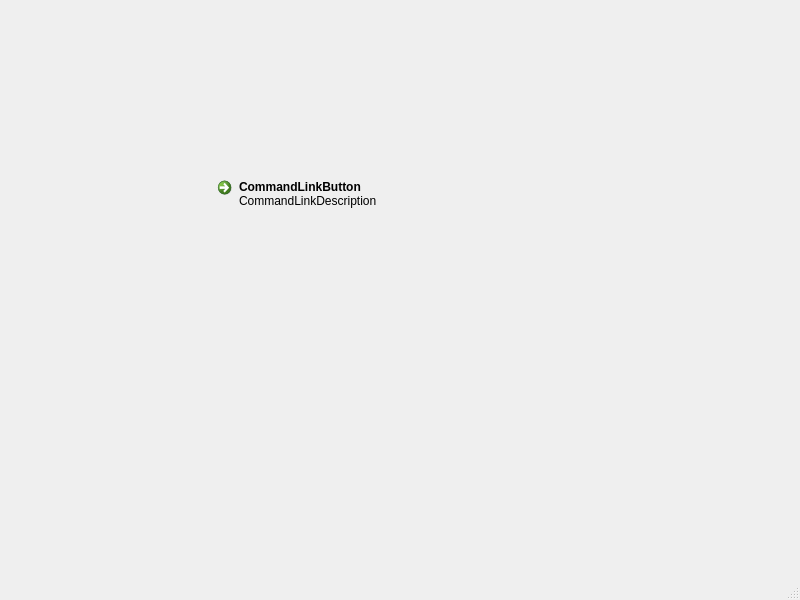
<?xml version="1.0" encoding="UTF-8"?>
<ui version="4.0">
 <class>MainWindow</class>
 <widget class="QMainWindow" name="MainWindow">
  <property name="geometry">
   <rect>
    <x>0</x>
    <y>0</y>
    <width>800</width>
    <height>600</height>
   </rect>
  </property>
  <property name="windowTitle">
   <string>MainWindow</string>
  </property>
  <widget class="QWidget" name="centralwidget">
   <widget class="QCommandLinkButton" name="commandLinkButton">
    <property name="geometry">
     <rect>
      <x>210</x>
      <y>170</y>
      <width>177</width>
      <height>61</height>
     </rect>
    </property>
    <property name="text">
     <string>CommandLinkButton</string>
    </property>
    <property name="description">
     <string>CommandLinkDescription</string>
    </property>
   </widget>
  </widget>
  <widget class="QMenuBar" name="menubar">
   <property name="geometry">
    <rect>
     <x>0</x>
     <y>0</y>
     <width>800</width>
     <height>22</height>
    </rect>
   </property>
  </widget>
  <widget class="QStatusBar" name="statusbar"/>
 </widget>
 <resources/>
 <connections/>
</ui>
